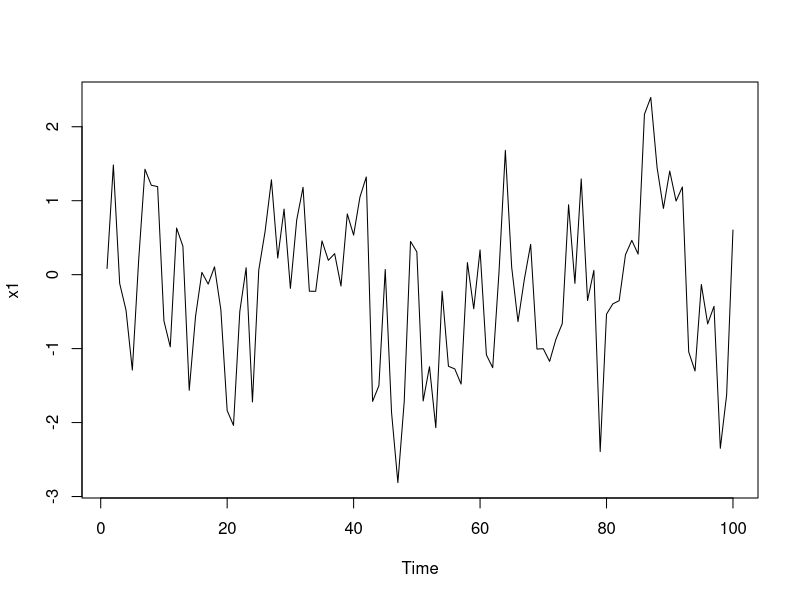

This chart was generated by the following R code: (Note: this script raises an error after producing the figure.)
## ---- chunk 1
knitr::opts_chunk$set(echo = FALSE, eval = FALSE, message = FALSE)
## ---- chunk 2

library(tidyverse)
library(lmtest)
x1 <- arima.sim(list(order = c(1,0,0), ar = 0.5), n = 100)
## ---- chunk 3
plot(x1)
## ---- chunk 4
lm_1<- lm(x1~time(x1))

anova(lm_1)
## ---- chunk 5
par(mfrow=c(3))
plot(lm_1)
acf(resid(lm_1))

pacf(resid(lm_1))
## ---- chunk 6
dwtest(lm_1)
## ---- chunk 7
x1_gls <- gls(x1~time(x1), corr=corAR1())
summary(x1_gls)
## ---- chunk 8
rerun(1000, {x1.sim <- arima.sim(list(order = c(1,0,0), ar = 0.5), n = 100 )

lm(x1.sim~time(x1.sim))}) %>% 
  map_dfr(glance) %>% 
  ggplot(aes(x = p.value)) +
  geom_histogram()
## ---- chunk 9
data(LakeHuron)
table(LakeHuron)

LakeHuron_dt <- LakeHuron

plot(LakeHuron_dt)

## ---- chunk 10
plot(LakeHuron_dt)
## ---- chunk 11
lm_df <- lm(LakeHuron~time(LakeHuron))
summary(lm_df) 
## ---- chunk 12
acf(resid(lm_df))
## ---- chunk 13
pacf(resid(lm_df))
## ---- chunk 14
year <- time(LakeHuron_dt)
fit_gls <- gls(LakeHuron_dt~year)
summary(fit_gls)

fit2_gls<-gls(LakeHuron_dt~year, corr=corAR1())
summary(fit2_gls)

anova(fit_gls,fit2_gls) #looks like the structure is nessesary? W ith the p-value.
## ---- chunk 15
fit3_gls<-gls(LakeHuron_dt~year, corr=corARMA(p=1, q=1))
summary(fit3_gls)

anova(fit_gls,fit2_gls,fit3_gls)
